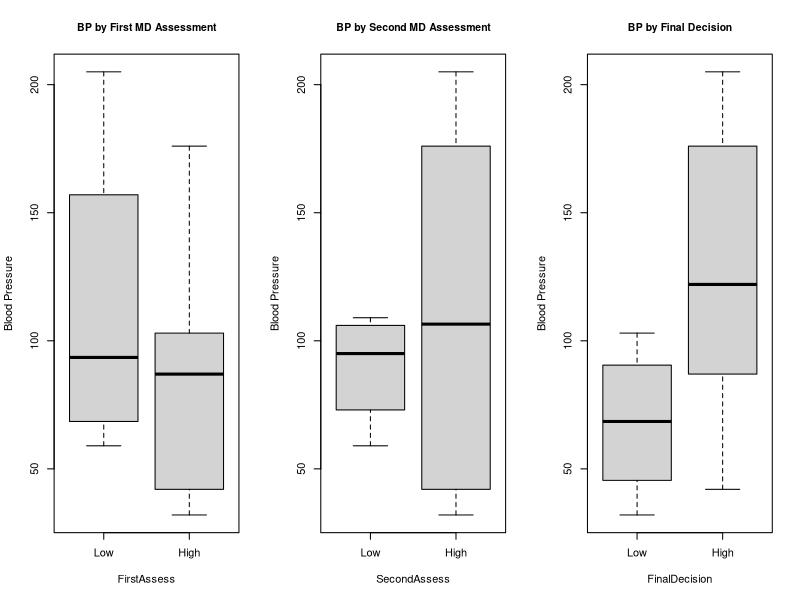
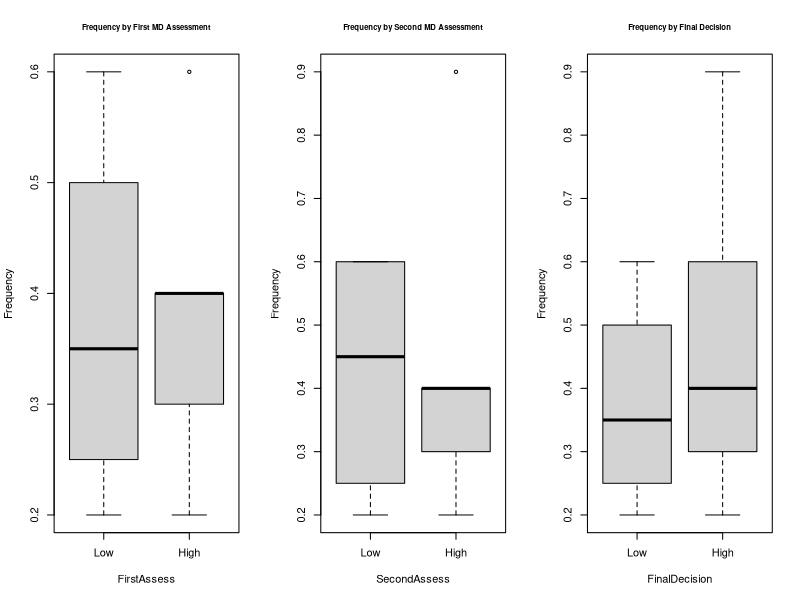

Write R code to recreate these figures, in order. (Note: this script raises an error after producing the figures.)
## ---- chunk 1
Frequency     <- c(0.6, 0.3, 0.4, 0.4, 0.2, 0.6, 0.3, 0.4, 0.9, 0.2)
BloodPressure <- c(103, 87, 32, 42, 59, 109, 78, 205, 135, 176)
FirstAssess   <- c(1, 1, 1, 1, 0, 0, 0, 0, NA, 1)    # good/low=0, bad/high=1
SecondAssess  <- c(0, 0, 1, 1, 0, 0, 1, 1, 1, 1)    # good/low=0, bad/high=1
FinalDecision <- c(0, 1, 0, 1, 0, 1, 0, 1, 1, 1)    # good/low=0, bad/high=1
## ---- chunk 2
df_hosp <- data.frame(
  Frequency, BloodPressure, FirstAssess,
  SecondAssess, FinalDecision, stringsAsFactors = FALSE
)

## ---- chunk 3
summary(df_hosp)
## ---- chunk 4
par(mfrow = c(1,3))
boxplot(BloodPressure ~ FirstAssess,
        data = df_hosp,
        names = c("Low","High"),
        ylab = "Blood Pressure",
        main = "BP by First MD Assessment",
        cex.main = .95)
boxplot(BloodPressure ~ SecondAssess,
  data = df_hosp,
  names = c("Low","High"),
  ylab = "Blood Pressure",
  main = "BP by Second MD Assessment",
  cex.main = .95)
boxplot(
  BloodPressure ~ FinalDecision,
  data = df_hosp,
  names = c("Low","High"),
  ylab = "Blood Pressure",
  main = "BP by Final Decision",
  cex.main = .95)
## ---- chunk 5
par(mfrow = c(1,3))
boxplot(Frequency ~ FirstAssess,
        data = df_hosp,
        names = c("Low","High"),
        ylab = "Frequency",
        main = "Frequency by First MD Assessment",
        cex.main = .7)
boxplot(Frequency ~ SecondAssess,
  data = df_hosp,
  names = c("Low","High"),
  ylab = "Frequency",
  main = "Frequency by Second MD Assessment",
  cex.main = .7)
boxplot(
  Frequency ~ FinalDecision,
  data = df_hosp,
  names = c("Low","High"),
  ylab = "Frequency",
  main = "Frequency by Final Decision",
  cex.main = .7)
## ---- chunk 6
ggplot(data=df_hosp, aes(x=BloodPressure, y=Frequency)) + geom_point()
## ---- chunk 7
par(mfrow = c(1,2))
hist(
  df_hosp$Frequency,
  breaks = seq(0, 1, by = 0.3),
  xlab = "Visit Frequency",
  main = "Histogram of Visit Frequency",
  cex.main = .9
)

hist(
  df_hosp$BloodPressure,
  breaks = 5,
  xlab = "Blood Pressure",
  main = "Histogram of Blood Pressure",
  cex.main = .9
)
## ---- chunk 8
